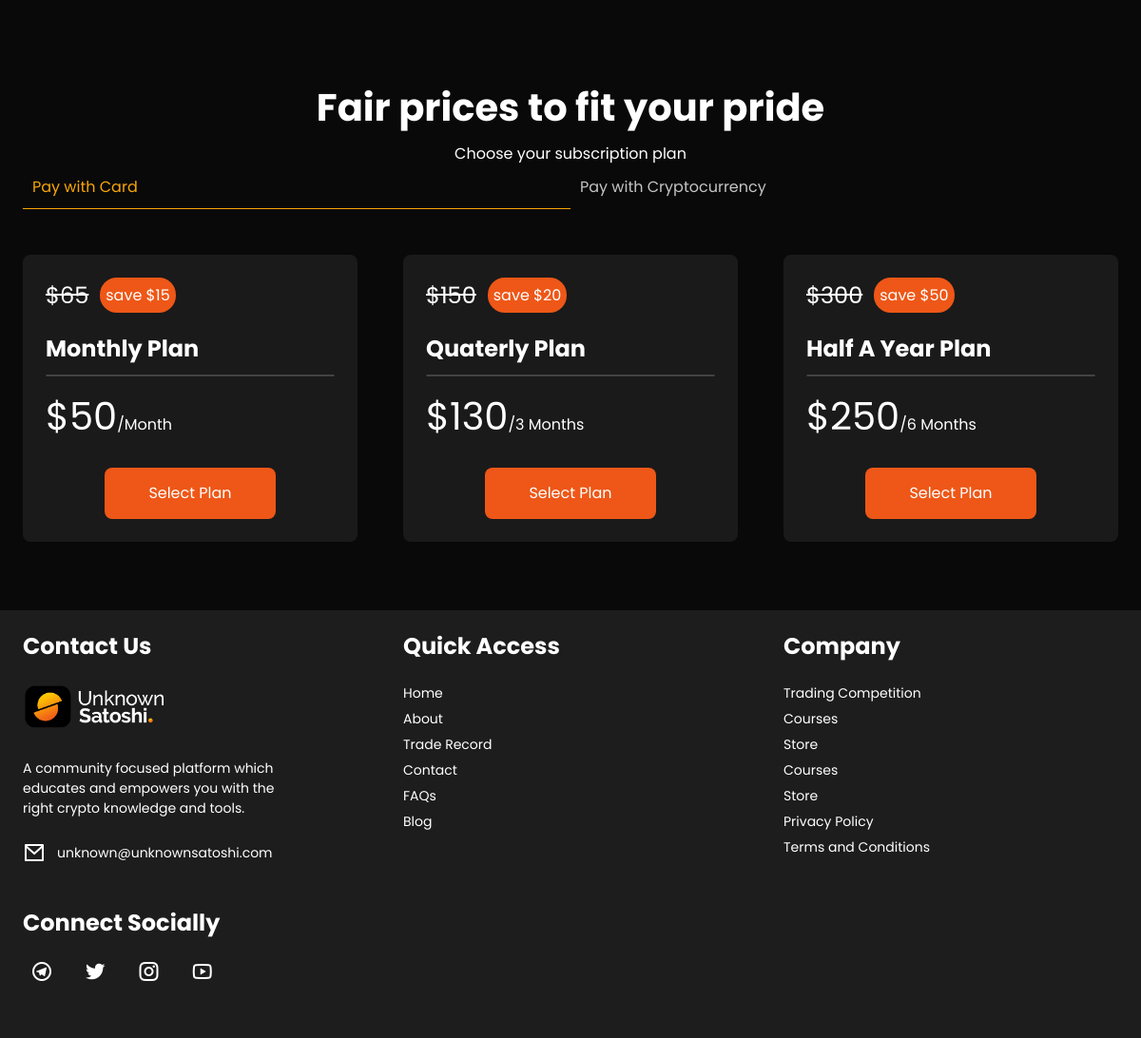
Before: /subscription/plan-list (lower part) with the older database file.
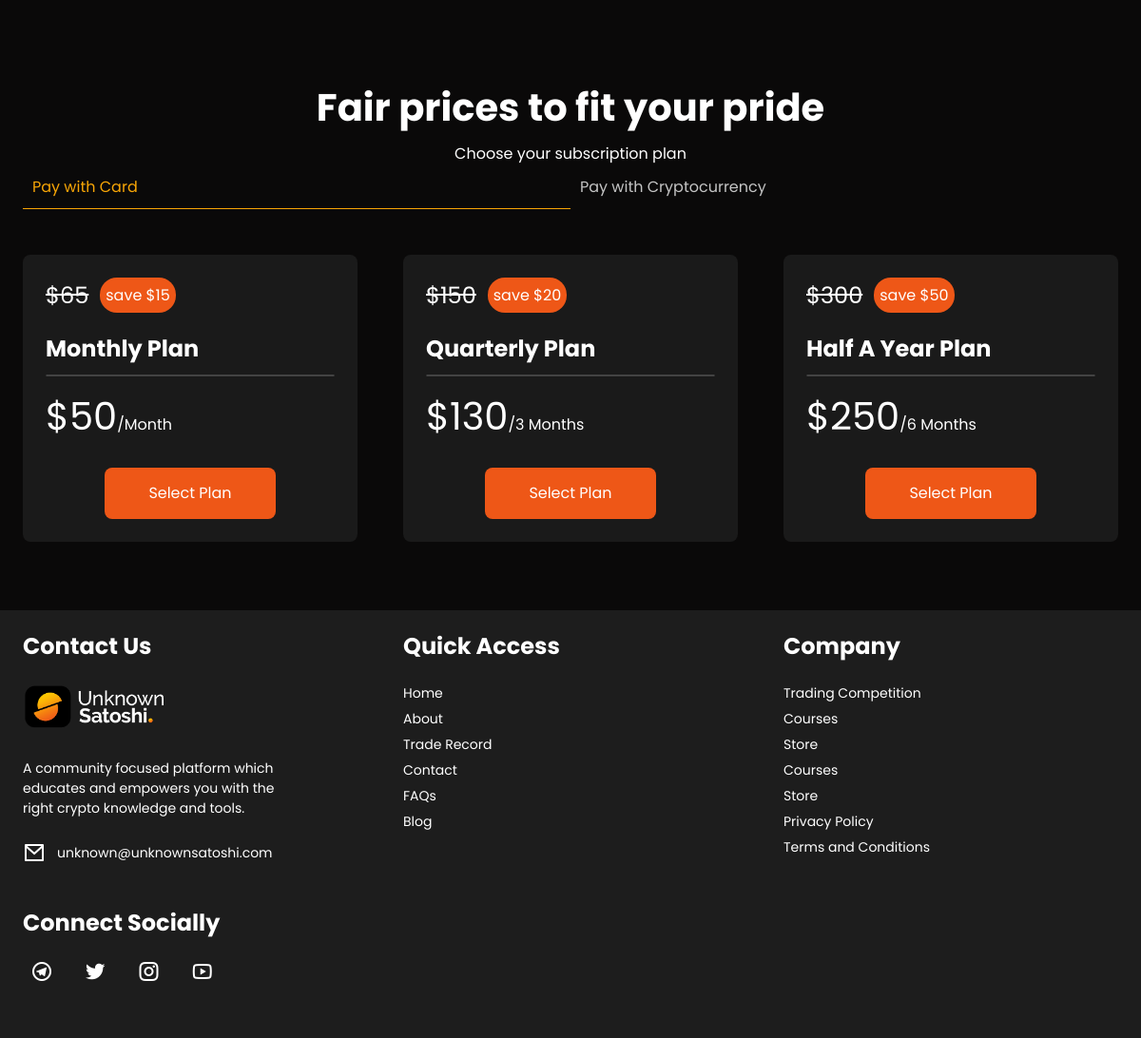
After: the same page with the newer database file.
### cms/models.py (models this page shows, shortened)
class Plan(models.Model):
    title = models.CharField(max_length=100)
    slug = models.SlugField(unique=True)
    desc = models.TextField()
    price = models.IntegerField(default=0)
    discount_price = models.IntegerField(default=0)
    discount= models.IntegerField(default=0)
    created_on = models.DateTimeField(auto_now_add=True)
    class Meta:
        ordering = ("created_on",)

### cms/views.py (the view)
# urls.py: path("subscription/plan-list", views.plan_list, name="plan-list"),
def plan_list(request):
    template_name = "cms/subscription.html"
    plans = Plan.objects.all()
    context = {"plans":plans}
    return render(request, template_name, context)

### cms/templates/cms/subscription.html (shortened to what the changed rows need)
{% load static %}
<!DOCTYPE html>
<html lang="en">
<head>
    <link rel="stylesheet" type="text/css" href="{% static './css/style.css' %}" />
    <link rel="stylesheet" type="text/css" href="{% static './css/style.css' %}" />
	<link href="https://cdn.jsdelivr.net/npm/remixicon@2.5.0/fonts/remixicon.css" rel="stylesheet">
    <link rel="stylesheet" href="https://cdnjs.cloudflare.com/ajax/libs/font-awesome/5.15.1/css/all.min.css">
</head>
<body>
	<div class="page-wrapper">
		<br>
        <section class="pricing-section">
            <div class="pricing-header">
                <h2>Fair prices to fit your pride</h2>
            </div>
            <div class="payment-option">
                <div class="tab-content">
                    <div class="tab-pane active" id="card" >
                        <div class="pricing-container">
                            <div class="plan-wrapper">
                                {% for plan in plans %}
                                <div class="plan-box">
                                    <div class="discount">
                                        <p><del>${{plan.price}}</del></p>
                                        <p class="saved primary">save ${{plan.discount}}</p>
                                    </div>
                                    <h4>{{plan.title|title }}</h4>
                                    <hr>
                                    <p class="duration"><span>${{plan.discount_price}}</span>/{{plan.desc|title}}</p>
                                    <a href="{% url 'plan-detail' plan.slug %}" class="btn">Select Plan</a>
                                </div>
                                {% endfor %}
                            </div>
                        </div>
                    </div>
                </div>
            </div>
        </section>
	</div>
</body>
</html>

Changed rows visible on the page:
changed Plan "3 Months": title "Quaterly Plan" → "Quarterly Plan"
